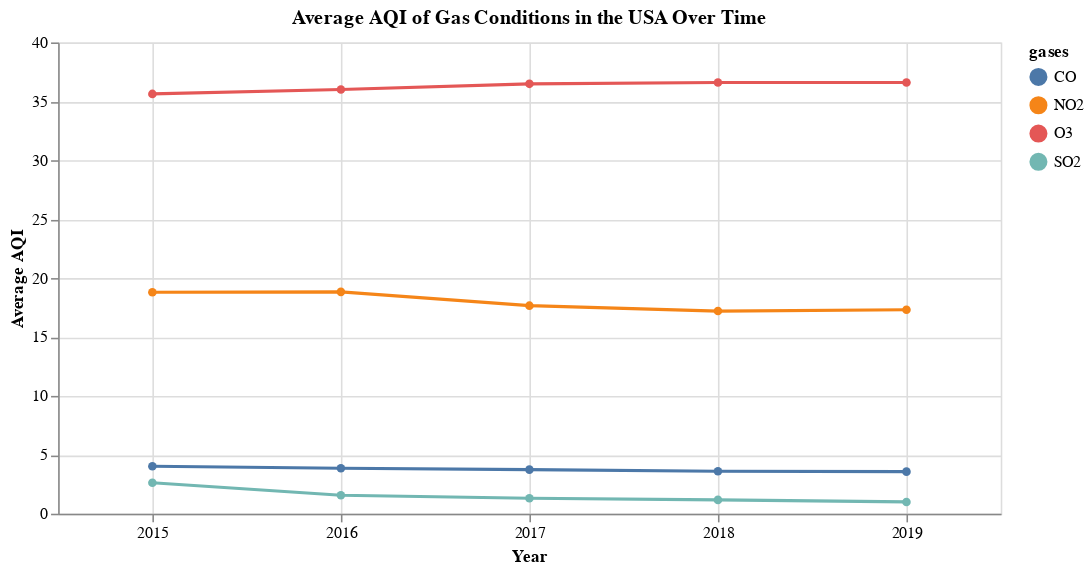

The notebook cell saved with this chart:
### Markdown cell above
In terms of pesticide usage in the USA, the amount increased from 5300kg in 2015 to its peak usage, approximately 5890kg in 2016. Subsequently, the usage decreased over time until 2018, reaching about 5310kg. The usage then increased to approximately 5750kg in 2019. Since 2016 had both the highest pesticide usage and the highest average percentage loss of bees for the USA, it may imply a potential association between pesticide usage and bee health.

### Code cell
# Query to retrieve average AQI data of gas conditions for each gas for each year for the whole USA
query = """
    SELECT Year, Name, AVG(AverageAQI) AS AverageAQI
    FROM GasConditions
    GROUP BY Year, Name
    ORDER BY Year, Name
"""

# Execute the query
cursor.execute(query)

# Fetch all rows
rows = cursor.fetchall()

# Extract data into separate lists for plotting
years = []
gases = []
average_aqi_values = []

for row in rows:
    years.append(row[0])
    gases.append(row[1])
    average_aqi_values.append(row[2])

# Get unique gases
unique_gases = list(set(gases))

# Make a dataframe for the plot
data = {"years": years,
        "gases": gases, 
        "average_aqi_values": average_aqi_values}

data = pd.DataFrame(data)

# Create a line graph
alt.Chart(data).mark_line(point = True).encode(
    x = alt.X("years:O", title = 'Year', axis=alt.Axis(labelAngle= 0)),
    y = alt.Y("average_aqi_values:Q", title = 'Average AQI'),
    color = "gases",
    tooltip = [alt.Tooltip("years", title = "Year"),
               alt.Tooltip("gases", title = "Gase Type"),
               alt.Tooltip("average_aqi_values", title = "Average AQI", format='.2f')]
).properties(
    title = 'Average AQI of Gas Conditions in the USA Over Time',
    width = 600,
    height = 300
).configure_axis(
    grid = True
)

### Figure 1 — Vega-Lite specification as saved in the notebook (floating-point values rounded to 4 significant figures)
{"config": {"view": {"continuousWidth": 300, "continuousHeight": 300}, "axis": {"grid": true}}, "data": {"name": "data-513f84b80f7762d38a700c50a3b026e5"}, "mark": {"type": "line", "point": true}, "encoding": {"color": {"field": "gases", "type": "nominal"}, "tooltip": [{"field": "years", "title": "Year", "type": "quantitative"}, {"field": "gases", "title": "Gase Type", "type": "nominal"}, {"field": "average_aqi_values", "format": ".2f", "title": "Average AQI", "type": "quantitative"}], "x": {"axis": {"labelAngle": 0}, "field": "years", "title": "Year", "type": "ordinal"}, "y": {"field": "average_aqi_values", "title": "Average AQI", "type": "quantitative"}}, "height": 300, "title": "Average AQI of Gas Conditions in the USA Over Time", "width": 600, "$schema": "https://vega.github.io/schema/vega-lite/v5.16.3.json", "datasets": {"data-513f84b80f7762d38a700c50a3b026e5": [{"years": 2015, "gases": "CO", "average_aqi_values": 4.029}, {"years": 2015, "gases": "NO2", "average_aqi_values": 18.8}, {"years": 2015, "gases": "O3", "average_aqi_values": 35.63}, {"years": 2015, "gases": "SO2", "average_aqi_values": 2.629}, {"years": 2016, "gases": "CO", "average_aqi_values": 3.857}, {"years": 2016, "gases": "NO2", "average_aqi_values": 18.83}, {"years": 2016, "gases": "O3", "average_aqi_values": 36.0}, {"years": 2016, "gases": "SO2", "average_aqi_values": 1.571}, {"years": 2017, "gases": "CO", "average_aqi_values": 3.743}, {"years": 2017, "gases": "NO2", "average_aqi_values": 17.66}, {"years": 2017, "gases": "O3", "average_aqi_values": 36.49}, {"years": 2017, "gases": "SO2", "average_aqi_values": 1.314}, {"years": 2018, "gases": "CO", "average_aqi_values": 3.6}, {"years": 2018, "gases": "NO2", "average_aqi_values": 17.2}, {"years": 2018, "gases": "O3", "average_aqi_values": 36.6}, {"years": 2018, "gases": "SO2", "average_aqi_values": 1.171}, {"years": 2019, "gases": "CO", "average_aqi_values": 3.571}, {"years": 2019, "gases": "NO2", "average_aqi_values": 17.31}, {"years": 2019, "gases": "O3", "average_aqi_values": 36.6}, {"years": 2019, "gases": "SO2", "average_aqi_values": 1.0}]}}
